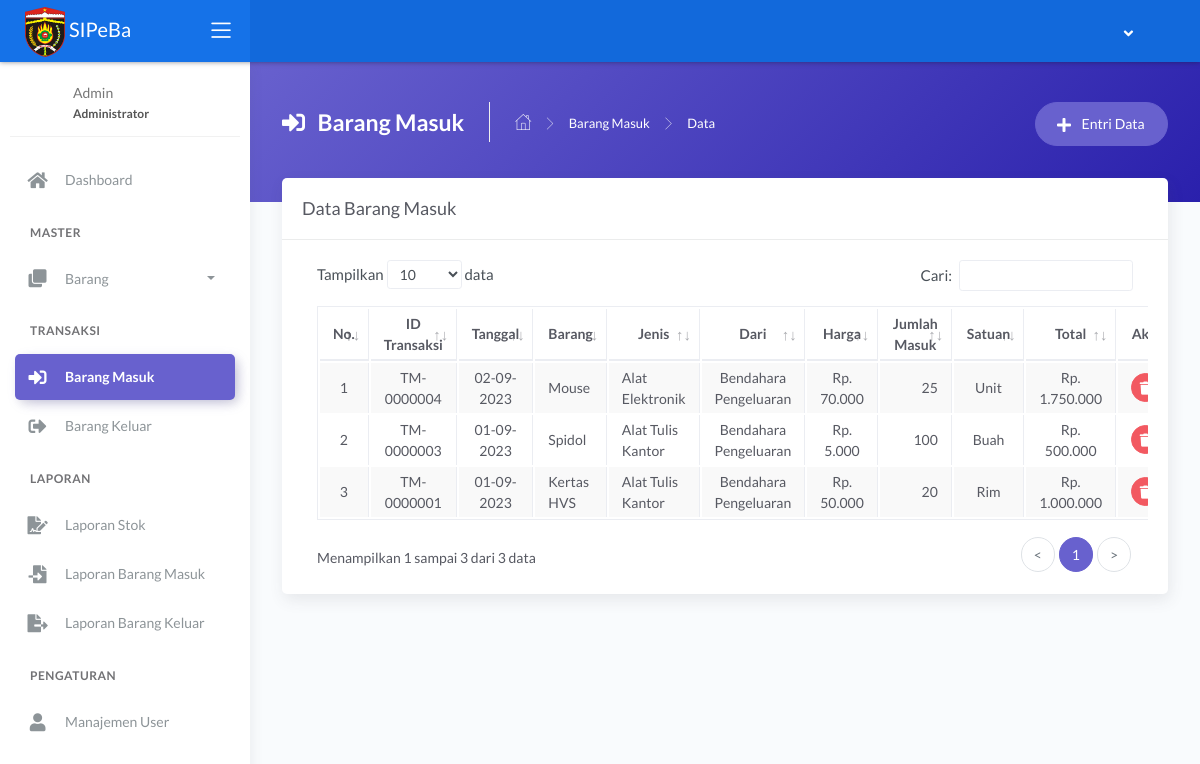
/main.php?module=barang_masuk (signed in), run on the app's committed database.
### tables this page shows
CREATE TABLE `tbl_barang_masuk` (
  `id_transaksi` varchar(10) NOT NULL,
  `tanggalm` date NOT NULL,
  `barang` varchar(5) NOT NULL,
  `hargam` int(11) NOT NULL DEFAULT 0,
  `jumlahm` int(11) DEFAULT NULL,
  `dari` varchar(255) NOT NULL DEFAULT '',
  `totalm` int(11) NOT NULL DEFAULT 0
);

CREATE TABLE `tbl_barang` (
  `id_barang` varchar(5) NOT NULL,
  `nama_barang` varchar(100) NOT NULL,
  `jenis` int(11) NOT NULL,
  `stok_minimum` int(11) NOT NULL,
  `stok` int(11) NOT NULL DEFAULT 0,
  `satuan` int(11) NOT NULL,
  `harga` int(11) NOT NULL DEFAULT 0
);

CREATE TABLE `tbl_jenis` (
  `id_jenis` int(11) NOT NULL,
  `nama_jenis` varchar(50) NOT NULL
);

CREATE TABLE `tbl_satuan` (
  `id_satuan` int(11) NOT NULL,
  `nama_satuan` varchar(30) NOT NULL
);

### modules/barang-masuk/tampil_data.php (the view, shortened to what this page needs)
<?php
if (basename($_SERVER['PHP_SELF']) === basename(__FILE__)) {
  header('location: 404.html');
}
else {
?>
  <div class="panel-header bg-secondary-gradient">
    <div class="page-inner py-45">
      <div class="d-flex align-items-left align-items-md-top flex-column flex-md-row">
        <div class="page-header text-white">
          <h4 class="page-title text-white"><i class="fas fa-sign-in-alt mr-2"></i> Barang Masuk</h4>
          <ul class="breadcrumbs">
            <li class="nav-home"><a href="?module=dashboard"><i class="flaticon-home text-white"></i></a></li>
            <li class="separator"><i class="flaticon-right-arrow"></i></li>
            <li class="nav-item"><a href="?module=barang_masuk" class="text-white">Barang Masuk</a></li>
            <li class="separator"><i class="flaticon-right-arrow"></i></li>
            <li class="nav-item"><a>Data</a></li>
          </ul>
        </div>
        <div class="ml-md-auto py-2 py-md-0">
          <a href="?module=form_entri_barang_masuk" class="btn btn-secondary btn-round">
            <span class="btn-label"><i class="fa fa-plus mr-2"></i></span> Entri Data
          </a>
        </div>
      </div>
    </div>
  </div>
  <div class="page-inner mt--5">
    <div class="card">
      <div class="card-header">
        <div class="card-title">Data Barang Masuk</div>
      </div>
      <div class="card-body">
        <div class="table-responsive">
          <table id="basic-datatables" class="display table table-bordered table-striped table-hover">
            <thead>
              <tr>
                <th class="text-center">No.</th>
                <th class="text-center">ID Transaksi</th>
                <th class="text-center">Tanggal</th>
                <th class="text-center">Barang</th>
                <th class="text-center">Jenis</th>
                <th class="text-center">Dari</th>
                <th class="text-center">Harga</th>
                <th class="text-center">Jumlah Masuk</th>
                <th class="text-center">Satuan</th>
                <th class="text-center">Total</th>
                <th class="text-center">Aksi</th>
              </tr>
            </thead>
            <tbody>
              <?php
              $no = 1;
              $query = mysqli_query($mysqli, "SELECT a.id_transaksi, a.tanggalm, a.barang, a.dari, a.hargam, a.jumlahm, a.totalm, b.nama_barang, c.nama_satuan, d.nama_jenis
                                              FROM tbl_barang_masuk as a INNER JOIN tbl_barang as b INNER JOIN tbl_satuan as c INNER JOIN tbl_jenis as d
                                              ON a.barang=b.id_barang AND b.satuan=c.id_satuan AND  b.jenis=d.id_jenis
                                              ORDER BY a.id_transaksi DESC")
                                              or die('Ada kesalahan pada query tampil data : ' . mysqli_error($mysqli));
              while ($data = mysqli_fetch_assoc($query)) { ?>
                <tr>
                  <td width="30" class="text-center"><?php echo $no++; ?></td>
                  <td width="90" class="text-center"><?php echo $data['id_transaksi']; ?></td>
                  <td width="100" class="text-center"><?php echo date('d-m-Y', strtotime($data['tanggalm'])); ?></td>
                  <td width="180"><?php echo $data['nama_barang']; ?></td>
                  <td width="110" class="text-left"><?php echo $data['nama_jenis']; ?></td>
                  <td width="80" class="text-center"><?php echo $data['dari']; ?></td>
                  <td width="90" class="text-center">Rp. <?php echo number_format($data['hargam'], 0, '', '.'); ?></td>
                  <td width="90" class="text-right"><?php echo number_format($data['jumlahm'], 0, '', '.'); ?></td>
                  <td width="60" class="text-center"><?php echo $data['nama_satuan']; ?></td>
                  <td width="110" class="text-center">Rp. <?php echo number_format($data['totalm'], 0, '', '.'); ?></td>
                  <td width="50" class="text-center">
                    <div>
                      <a href="modules/barang-masuk/proses_hapus.php?id=<?php echo $data['id_transaksi']; ?>" onclick="return confirm('Anda yakin ingin menghapus data barang masuk <?php echo $data['id_transaksi']; ?>?')" class="btn btn-icon btn-round btn-danger btn-sm" data-toggle="tooltip" data-placement="top" title="Hapus">
                        <i class="fas fa-trash fa-sm"></i>
                      </a>
                    </div>
                  </td>
                </tr>
              <?php } ?>
            </tbody>
          </table>
        </div>
      </div>
    </div>
  </div>
<?php } ?>

### data on the page
tbl_barang_masuk: id_transaksi "TM-0000004", tanggalm "02-09-2023", tbl_barang.nama_barang "Mouse", tbl_jenis.nama_jenis "Alat Elektronik", dari "Bendahara Pengeluaran", hargam "70.000", jumlahm "25", tbl_satuan.nama_satuan "Unit", totalm "1.750.000"
tbl_barang_masuk: id_transaksi "TM-0000003", tanggalm "01-09-2023", tbl_barang.nama_barang "Spidol", tbl_jenis.nama_jenis "Alat Tulis Kantor", dari "Bendahara Pengeluaran", hargam "5.000", jumlahm "100", tbl_satuan.nama_satuan "Buah", totalm "500.000"
tbl_barang_masuk: id_transaksi "TM-0000001", tanggalm "01-09-2023", tbl_barang.nama_barang "Kertas HVS", tbl_jenis.nama_jenis "Alat Tulis Kantor", dari "Bendahara Pengeluaran", hargam "50.000", jumlahm "20", tbl_satuan.nama_satuan "Rim", totalm "1.000.000"

### other printed values
$_SESSION['nama_user'] "Admin"
$_SESSION['hak_akses'] "Administrator"
